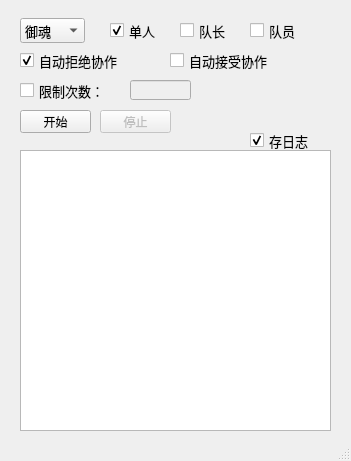
<?xml version="1.0" encoding="UTF-8"?>
<ui version="4.0">
 <class>MainWindow</class>
 <widget class="QMainWindow" name="MainWindow">
  <property name="enabled">
   <bool>true</bool>
  </property>
  <property name="geometry">
   <rect>
    <x>0</x>
    <y>0</y>
    <width>351</width>
    <height>461</height>
   </rect>
  </property>
  <property name="minimumSize">
   <size>
    <width>351</width>
    <height>461</height>
   </size>
  </property>
  <property name="maximumSize">
   <size>
    <width>351</width>
    <height>461</height>
   </size>
  </property>
  <property name="windowTitle">
   <string>齐天大圣 v_1.0</string>
  </property>
  <widget class="QWidget" name="centralwidget">
   <widget class="QComboBox" name="model">
    <property name="geometry">
     <rect>
      <x>20</x>
      <y>18</y>
      <width>65</width>
      <height>25</height>
     </rect>
    </property>
    <property name="font">
     <font>
      <pointsize>10</pointsize>
     </font>
    </property>
    <item>
     <property name="text">
      <string>御魂</string>
     </property>
    </item>
    <item>
     <property name="text">
      <string>觉醒</string>
     </property>
    </item>
    <item>
     <property name="text">
      <string>御灵</string>
     </property>
    </item>
    <item>
     <property name="text">
      <string>探索</string>
     </property>
    </item>
   </widget>
   <widget class="QCheckBox" name="person_self">
    <property name="geometry">
     <rect>
      <x>110</x>
      <y>20</y>
      <width>61</width>
      <height>21</height>
     </rect>
    </property>
    <property name="font">
     <font>
      <family>Segoe UI</family>
      <pointsize>10</pointsize>
     </font>
    </property>
    <property name="text">
     <string>单人</string>
    </property>
    <property name="checked">
     <bool>true</bool>
    </property>
   </widget>
   <widget class="QCheckBox" name="person_captain">
    <property name="geometry">
     <rect>
      <x>180</x>
      <y>20</y>
      <width>61</width>
      <height>21</height>
     </rect>
    </property>
    <property name="font">
     <font>
      <pointsize>10</pointsize>
     </font>
    </property>
    <property name="text">
     <string>队长</string>
    </property>
   </widget>
   <widget class="QCheckBox" name="person_member">
    <property name="geometry">
     <rect>
      <x>250</x>
      <y>20</y>
      <width>61</width>
      <height>21</height>
     </rect>
    </property>
    <property name="font">
     <font>
      <pointsize>10</pointsize>
     </font>
    </property>
    <property name="text">
     <string>队员</string>
    </property>
   </widget>
   <widget class="QCheckBox" name="task_reject">
    <property name="geometry">
     <rect>
      <x>20</x>
      <y>50</y>
      <width>131</width>
      <height>21</height>
     </rect>
    </property>
    <property name="font">
     <font>
      <pointsize>10</pointsize>
     </font>
    </property>
    <property name="text">
     <string>自动拒绝协作</string>
    </property>
    <property name="checked">
     <bool>true</bool>
    </property>
   </widget>
   <widget class="QCheckBox" name="task_accept">
    <property name="geometry">
     <rect>
      <x>170</x>
      <y>50</y>
      <width>131</width>
      <height>21</height>
     </rect>
    </property>
    <property name="font">
     <font>
      <pointsize>10</pointsize>
     </font>
    </property>
    <property name="text">
     <string>自动接受协作</string>
    </property>
   </widget>
   <widget class="QCheckBox" name="limit">
    <property name="geometry">
     <rect>
      <x>20</x>
      <y>80</y>
      <width>101</width>
      <height>21</height>
     </rect>
    </property>
    <property name="font">
     <font>
      <pointsize>10</pointsize>
     </font>
    </property>
    <property name="text">
     <string>限制次数：</string>
    </property>
   </widget>
   <widget class="QLineEdit" name="limit_num">
    <property name="enabled">
     <bool>false</bool>
    </property>
    <property name="geometry">
     <rect>
      <x>130</x>
      <y>80</y>
      <width>61</width>
      <height>20</height>
     </rect>
    </property>
   </widget>
   <widget class="QPushButton" name="btn_start">
    <property name="geometry">
     <rect>
      <x>20</x>
      <y>110</y>
      <width>71</width>
      <height>23</height>
     </rect>
    </property>
    <property name="text">
     <string>开始</string>
    </property>
   </widget>
   <widget class="QTextBrowser" name="log">
    <property name="geometry">
     <rect>
      <x>20</x>
      <y>150</y>
      <width>311</width>
      <height>281</height>
     </rect>
    </property>
    <property name="font">
     <font>
      <pointsize>10</pointsize>
     </font>
    </property>
    <property name="html">
     <string>&lt;!DOCTYPE HTML PUBLIC &quot;-//W3C//DTD HTML 4.0//EN&quot; &quot;http://www.w3.org/TR/REC-html40/strict.dtd&quot;&gt;
&lt;html&gt;&lt;head&gt;&lt;meta name=&quot;qrichtext&quot; content=&quot;1&quot; /&gt;&lt;style type=&quot;text/css&quot;&gt;
p, li { white-space: pre-wrap; }
&lt;/style&gt;&lt;/head&gt;&lt;body style=&quot; font-family:'SimSun'; font-size:10pt; font-weight:400; font-style:normal;&quot;&gt;
&lt;p style=&quot;-qt-paragraph-type:empty; margin-top:0px; margin-bottom:0px; margin-left:0px; margin-right:0px; -qt-block-indent:0; text-indent:0px;&quot;&gt;&lt;br /&gt;&lt;/p&gt;&lt;/body&gt;&lt;/html&gt;</string>
    </property>
   </widget>
   <widget class="QPushButton" name="btn_end">
    <property name="enabled">
     <bool>false</bool>
    </property>
    <property name="geometry">
     <rect>
      <x>100</x>
      <y>110</y>
      <width>71</width>
      <height>23</height>
     </rect>
    </property>
    <property name="text">
     <string>停止</string>
    </property>
   </widget>
   <widget class="QCheckBox" name="log_flag">
    <property name="geometry">
     <rect>
      <x>250</x>
      <y>130</y>
      <width>81</width>
      <height>21</height>
     </rect>
    </property>
    <property name="font">
     <font>
      <pointsize>10</pointsize>
     </font>
    </property>
    <property name="text">
     <string>存日志</string>
    </property>
    <property name="checked">
     <bool>true</bool>
    </property>
   </widget>
  </widget>
  <widget class="QStatusBar" name="statusbar"/>
  <action name="actionb">
   <property name="text">
    <string>b</string>
   </property>
  </action>
 </widget>
 <resources/>
 <connections/>
</ui>
